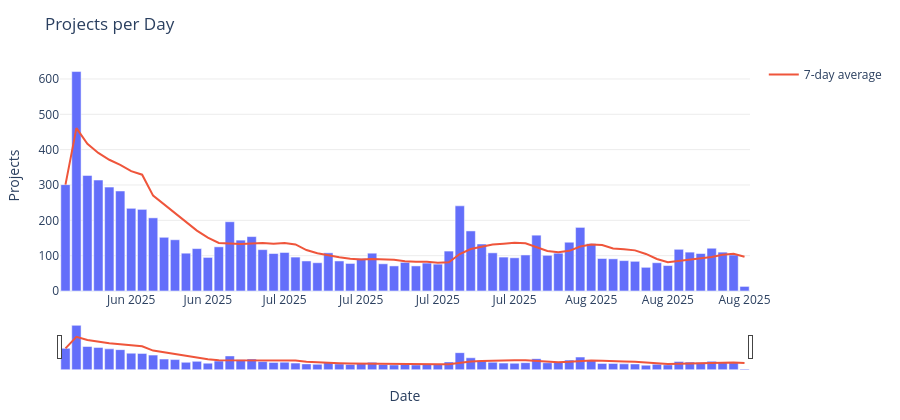

Notebook source saved alongside this figure:
### Markdown cell above
## No of Projects created per Date
This chart shows number of projects created on each date.

### Code cell
ts = None
for cand in ['created_date', 'created_at']:
    if cand in df.columns:
        ts = pd.to_datetime(df[cand], errors='coerce')
        break

if ts is None:
    print('No created_at/created_date column available for date aggregation')
else:
    counts = (
        pd.DataFrame({'date': ts.dt.date})
          .dropna(subset=['date'])
          .groupby('date')
          .size()
          .reset_index(name='project_count')
          .sort_values('date')
    )

    counts['date'] = pd.to_datetime(counts['date'])
    counts['rolling_7d'] = counts['project_count'].rolling(7, min_periods=1).mean()

    fig = px.bar(
        counts, x='date', y='project_count',
        title='Projects per Day',
        labels={'date': 'Date', 'project_count': 'Projects'},
        color_discrete_sequence=['#636EFA']
    )
    fig.add_scatter(x=counts['date'], y=counts['rolling_7d'], name='7-day average', mode='lines', line=dict(color='#EF553B', width=2))

    fig.update_traces(hovertemplate='Date=%{x|%Y-%m-%d}<br>Projects=%{y}')
    fig.update_layout(
        hovermode='x unified', bargap=0.15,
        height=max(DEFAULT_HEIGHT, 420),
        xaxis=dict(title='Date', tickformat='%b %Y', showgrid=False, rangeslider=dict(visible=True)),
        yaxis=dict(title='Projects', showgrid=True, gridcolor='rgba(0,0,0,0.08)')
    )
    fig.show()

    save_plotly(fig, name='projects_per_day', description='Number of projects per day with 7-day rolling mean', friendly_name='Projects per Day')

### Figure 1 — Plotly figure (JSON) as saved in the notebook; plotly's stock layout.template omitted (floating-point values rounded to 4 significant figures)
{"data": [{"hovertemplate": "Date=%{x|%Y-%m-%d}<br>Projects=%{y}", "legendgroup": "", "marker": {"color": "#636EFA", "pattern": {"shape": ""}}, "name": "", "orientation": "v", "showlegend": false, "textposition": "auto", "type": "bar", "x": ["2025-06-16T00:00:00", "2025-06-17T00:00:00", "2025-06-18T00:00:00", "2025-06-19T00:00:00", "2025-06-20T00:00:00", "2025-06-21T00:00:00", "2025-06-22T00:00:00", "2025-06-23T00:00:00", "2025-06-24T00:00:00", "2025-06-25T00:00:00", "2025-06-26T00:00:00", "2025-06-27T00:00:00", "2025-06-28T00:00:00", "2025-06-29T00:00:00", "2025-06-30T00:00:00", "2025-07-01T00:00:00", "2025-07-02T00:00:00", "2025-07-03T00:00:00", "2025-07-04T00:00:00", "2025-07-05T00:00:00", "2025-07-06T00:00:00", "2025-07-07T00:00:00", "2025-07-08T00:00:00", "2025-07-09T00:00:00", "2025-07-10T00:00:00", "2025-07-11T00:00:00", "2025-07-12T00:00:00", "2025-07-13T00:00:00", "2025-07-14T00:00:00", "2025-07-15T00:00:00", "2025-07-16T00:00:00", "2025-07-17T00:00:00", "2025-07-18T00:00:00", "2025-07-19T00:00:00", "2025-07-20T00:00:00", "2025-07-21T00:00:00", "2025-07-22T00:00:00", "2025-07-23T00:00:00", "2025-07-24T00:00:00", "2025-07-25T00:00:00", "2025-07-26T00:00:00", "2025-07-27T00:00:00", "2025-07-28T00:00:00", "2025-07-29T00:00:00", "2025-07-30T00:00:00", "2025-07-31T00:00:00", "2025-08-01T00:00:00", "2025-08-02T00:00:00", "2025-08-03T00:00:00", "2025-08-04T00:00:00", "2025-08-05T00:00:00", "2025-08-06T00:00:00", "2025-08-07T00:00:00", "2025-08-08T00:00:00", "2025-08-09T00:00:00", "2025-08-10T00:00:00", "2025-08-11T00:00:00", "2025-08-12T00:00:00", "2025-08-13T00:00:00", "2025-08-14T00:00:00", "2025-08-15T00:00:00", "2025-08-16T00:00:00", "2025-08-17T00:00:00"], "xaxis": "x", "y": [301, 621, 327, 314, 294, 283, 234, 231, 207, 152, 145, 107, 120, 95, 125, 196, 144, 154, 117, 106, 109, 96, 85, 80, 108, 85, 78, 92, 107, 77, 71, 81, 71, 79, 76, 113, 241, 170, 133, 108, 96, 94, 102, 158, 101, 107, 138, 180, 134, 92, 91, 86, 84, 67, 80, 72, 118, 110, 106, 121, 110, 102, 13], "yaxis": "y"}, {"hovertemplate": "Date=%{x|%Y-%m-%d}<br>Projects=%{y}", "line": {"color": "#EF553B", "width": 2}, "mode": "lines", "name": "7-day average", "type": "scatter", "x": ["2025-06-16T00:00:00", "2025-06-17T00:00:00", "2025-06-18T00:00:00", "2025-06-19T00:00:00", "2025-06-20T00:00:00", "2025-06-21T00:00:00", "2025-06-22T00:00:00", "2025-06-23T00:00:00", "2025-06-24T00:00:00", "2025-06-25T00:00:00", "2025-06-26T00:00:00", "2025-06-27T00:00:00", "2025-06-28T00:00:00", "2025-06-29T00:00:00", "2025-06-30T00:00:00", "2025-07-01T00:00:00", "2025-07-02T00:00:00", "2025-07-03T00:00:00", "2025-07-04T00:00:00", "2025-07-05T00:00:00", "2025-07-06T00:00:00", "2025-07-07T00:00:00", "2025-07-08T00:00:00", "2025-07-09T00:00:00", "2025-07-10T00:00:00", "2025-07-11T00:00:00", "2025-07-12T00:00:00", "2025-07-13T00:00:00", "2025-07-14T00:00:00", "2025-07-15T00:00:00", "2025-07-16T00:00:00", "2025-07-17T00:00:00", "2025-07-18T00:00:00", "2025-07-19T00:00:00", "2025-07-20T00:00:00", "2025-07-21T00:00:00", "2025-07-22T00:00:00", "2025-07-23T00:00:00", "2025-07-24T00:00:00", "2025-07-25T00:00:00", "2025-07-26T00:00:00", "2025-07-27T00:00:00", "2025-07-28T00:00:00", "2025-07-29T00:00:00", "2025-07-30T00:00:00", "2025-07-31T00:00:00", "2025-08-01T00:00:00", "2025-08-02T00:00:00", "2025-08-03T00:00:00", "2025-08-04T00:00:00", "2025-08-05T00:00:00", "2025-08-06T00:00:00", "2025-08-07T00:00:00", "2025-08-08T00:00:00", "2025-08-09T00:00:00", "2025-08-10T00:00:00", "2025-08-11T00:00:00", "2025-08-12T00:00:00", "2025-08-13T00:00:00", "2025-08-14T00:00:00", "2025-08-15T00:00:00", "2025-08-16T00:00:00", "2025-08-17T00:00:00"], "y": [301.0, 461.0, 416.3, 390.8, 371.4, 356.7, 339.1, 329.1, 270.0, 245.0, 220.9, 194.1, 170.9, 151.0, 135.9, 134.3, 133.1, 134.4, 135.9, 133.9, 135.9, 131.7, 115.9, 106.7, 100.1, 95.57, 91.57, 89.14, 90.71, 89.57, 88.29, 84.43, 82.43, 82.57, 80.29, 81.14, 104.6, 118.7, 126.1, 131.4, 133.9, 136.4, 134.9, 123.0, 113.1, 109.4, 113.7, 125.7, 131.4, 130.0, 120.4, 118.3, 115.0, 104.9, 90.57, 81.71, 85.43, 88.14, 91.0, 96.29, 102.4, 105.6, 97.14]}], "layout": {"bargap": 0.15, "barmode": "relative", "height": 420, "hovermode": "x unified", "legend": {"tracegroupgap": 0}, "title": {"text": "Projects per Day"}, "xaxis": {"anchor": "y", "domain": [0, 1], "rangeslider": {"visible": true}, "showgrid": false, "tickformat": "%b %Y", "title": {"text": "Date"}}, "yaxis": {"anchor": "x", "domain": [0, 1], "gridcolor": "rgba(0,0,0,0.08)", "showgrid": true, "title": {"text": "Projects"}}}}
